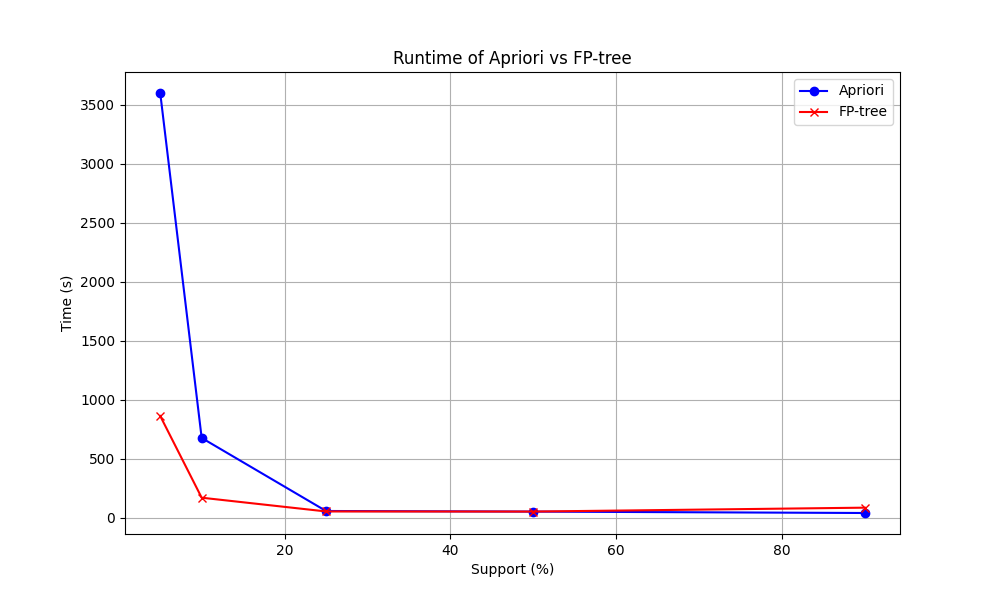

Source code (Python):
import sys
import matplotlib.pyplot as plt

def read_times(file_name):
    # Initialize dictionaries to store times
    apriori_times = {}
    fp_times = {}

    # Read the file
    with open(file_name, 'r') as file:
        lines = file.readlines()

    # Process each line
    for line in lines:
        parts = line.strip().split()
        if len(parts) != 2:
            continue
        
        algo_support, time = parts
        time = float(time)

        # Extract algorithm and support value
        algo = algo_support[:2]  # 'ap' or 'fp'
        support = int(algo_support[2:])  # e.g., 90, 50, 25, 10
        
        # Store the time in the corresponding dictionary
        if algo == 'ap':
            apriori_times[support] = time
        elif algo == 'fp':
            fp_times[support] = time

    return apriori_times, fp_times

def plot_times(apriori_times, fp_times):
    # Sort by support
    supports = sorted(list(apriori_times.keys()))

    # Extract times
    apriori_plot = [apriori_times[s] for s in supports]
    fp_plot = [fp_times[s] for s in supports]

    # Plot the data
    plt.figure(figsize=(10, 6))
    plt.plot(supports, apriori_plot, marker='o', label='Apriori', color='blue')
    plt.plot(supports, fp_plot, marker='x', label='FP-tree', color='red')
    plt.xlabel('Support (%)')
    plt.ylabel('Time (s)')
    plt.title('Runtime of Apriori vs FP-tree')
    plt.legend()
    plt.grid(True)
    
    # Save the plot to a file
    plt.savefig('plot.png')

    # Display the plot
    plt.show()

if __name__ == '__main__':
    if len(sys.argv) != 2:
        print("Usage: python plot_from_times.py <times_file>")
        sys.exit(1)

    times_file = sys.argv[1]
    apriori_times, fp_times = read_times(times_file)
    plot_times(apriori_times, fp_times)
